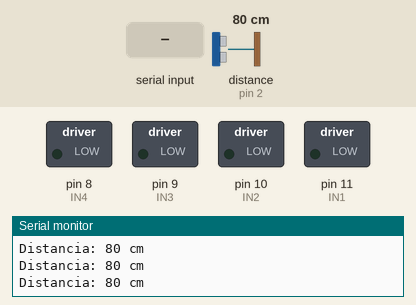
A sketch run on a simulated Arduino Uno, built with avr-gcc and run on an emulated ATmega328P. On the bench: switched loads named in the sketch (green lamp = pin HIGH), the last lines printed to the serial monitor. Wiring (inferred from the names in the program): ultrasonic range finder: trigger pin 3; echo pin 2. The inputs (shaded band) are chosen by the test bench; at power-on: distance to the obstacle (sensor on pin 2) 80 cm. The echo pulse lasts 58.3 µs per cm; pins used as bus, display or sensor lines are not drawn.

Above: at 1.2 s.
1.3 s: "I\n" received over the second serial link
At 2.5 s:
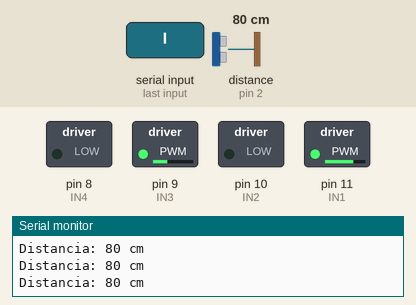
2.8 s: "H\n" received over the second serial link
At 3.7 s:
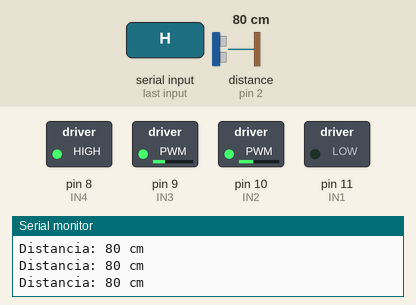
4.3 s: "J\n" received over the second serial link
At 4.8 s:
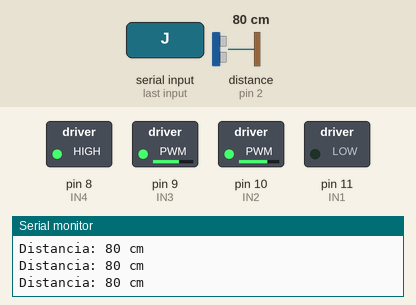
5.8 s: "90,45\n" received over the second serial link
At 7.0 s:
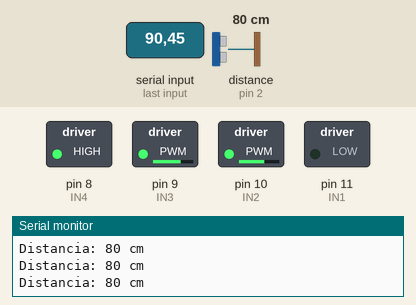
7.3 s: "F90\n" received over the second serial link
At 8.5 s:
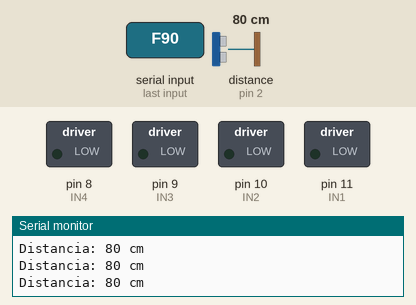
8.8 s: "B90\n" received over the second serial link
Timing chart, 0 to 11.3 s (numbered marks = the images above; inputs shaded):
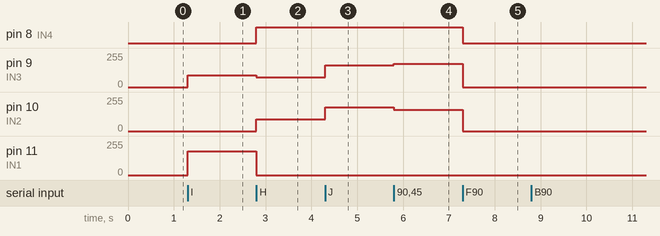

Measured:
- after the input at 1.3 s, pin 9 (IN3): 0/255 → 90/255 at once; pin 11 (IN1): 0/255 → 180/255 at once
- after the input at 2.8 s, pin 8 (IN4): LOW → HIGH at once; pin 9 (IN3): 90/255 → 75/255 at once; pin 10 (IN2): 0/255 → 90/255 at once; pin 11 (IN1): 180/255 → 0/255 at once
- after the input at 4.3 s, pin 9 (IN3): 75/255 → 165/255 at once; pin 10 (IN2): 90/255 → 180/255 at once
- after the input at 5.8 s, pin 9 (IN3): 165/255 → 175/255 at once; pin 10 (IN2): 180/255 → 160/255 at once
- after the input at 7.3 s, pin 8 (IN4): HIGH → LOW at once; pin 9 (IN3): 175/255 → 0/255 at once; pin 10 (IN2): 160/255 → 0/255 at once

The sketch:

carrinho_bluetooth.ino
```cpp
#include <SoftwareSerial.h>

// ================== PINOS ==================

// Bluetooth HC-05: SoftwareSerial(RX do Arduino, TX do Arduino)
// Pino 7 <- TXD do modulo | Pino 6 -> RXD do modulo (com divisor de tensao)
SoftwareSerial bluetooth(7, 6);

// Driver L298N (jumpers de ENA e ENB COLOCADOS)
const int IN1 = 11; // Motor A (esquerdo) - PWM
const int IN2 = 10; // Motor A (esquerdo) - PWM
const int IN3 = 9;  // Motor B (direito)  - PWM
const int IN4 = 8;  // Motor B (direito)  - sem PWM

// Sensor ultrassonico HC-SR04
const int TRIG = 3;
const int ECHO = 2;

// ================== AJUSTES ==================

int velocidade = 180;             // 0 a 255
const int DISTANCIA_MINIMA = 20;  // cm. Coloque 0 para desativar a parada automatica

// Velocidades enviadas pelo app (teclas 0 a 9)
const int TABELA_VELOCIDADE[10] = {0, 80, 100, 120, 140, 160, 180, 200, 225, 255};

// ================== ESTADO ==================

char estado = 'S';               // movimento atual
long distancia = -1;             // ultima leitura em cm (-1 = sem eco)
int leiturasPerto = 0;           // leituras seguidas abaixo do limite
unsigned long ultimaLeitura = 0;

// ================== MOTORES ==================

// v de -255 (re) a 255 (frente)
void motorA(int v) {
  if (v > 0) {
    analogWrite(IN1, v);
    digitalWrite(IN2, LOW);
  } else if (v < 0) {
    digitalWrite(IN1, LOW);
    analogWrite(IN2, -v);
  } else {
    digitalWrite(IN1, LOW);
    digitalWrite(IN2, LOW);
  }
}

void motorB(int v) {
  if (v > 0) {
    analogWrite(IN3, v);
    digitalWrite(IN4, LOW);
  } else if (v < 0) {
    // O pino 8 nao tem PWM: deixa ele em HIGH e inverte o PWM do pino 9
    digitalWrite(IN4, HIGH);
    analogWrite(IN3, 255 + v);
  } else {
    digitalWrite(IN3, LOW);
    digitalWrite(IN4, LOW);
  }
}

void mover(char direcao) {
  int v = velocidade;
  int meia = velocidade / 2;

  switch (direcao) {
    case 'F': motorA(v);     motorB(v);     break; // frente
    case 'B': motorA(-v);    motorB(-v);    break; // re
    case 'L': motorA(-v);    motorB(v);     break; // gira para a esquerda
    case 'R': motorA(v);     motorB(-v);    break; // gira para a direita
    case 'G': motorA(meia);  motorB(v);     break; // frente-esquerda
    case 'I': motorA(v);     motorB(meia);  break; // frente-direita
    case 'H': motorA(-meia); motorB(-v);    break; // re-esquerda
    case 'J': motorA(-v);    motorB(-meia); break; // re-direita
    default:
      direcao = 'S';
      motorA(0);
      motorB(0);
      break;
  }
  estado = direcao;
}

bool indoParaFrente() {
  return estado == 'F' || estado == 'G' || estado == 'I';
}

bool obstaculoNaFrente() {
  // Exige 2 leituras seguidas para evitar paradas falsas
  return DISTANCIA_MINIMA > 0 && leiturasPerto >= 2;
}

// ================== SENSOR ==================

long lerDistanciaCm() {
  digitalWrite(TRIG, LOW);
  delayMicroseconds(2);
  digitalWrite(TRIG, HIGH);
  delayMicroseconds(10);
  digitalWrite(TRIG, LOW);

  long duracao = pulseIn(ECHO, HIGH, 25000); // espera no maximo ~4 m
  if (duracao == 0) return -1;               // sem eco: nada a frente
  return duracao / 58;                       // microssegundos -> cm
}

// ================== SETUP ==================

void setup() {
  pinMode(IN1, OUTPUT);
  pinMode(IN2, OUTPUT);
  pinMode(IN3, OUTPUT);
  pinMode(IN4, OUTPUT);
  pinMode(TRIG, OUTPUT);
  pinMode(ECHO, INPUT);

  Serial.begin(9600);
  bluetooth.begin(9600);

  mover('S');

  Serial.println("Robo Bluetooth pronto!");
  bluetooth.println("Robo pronto!");
}

// ================== LOOP ==================

void loop() {
  // 1) Comandos recebidos pelo Bluetooth
  if (bluetooth.available()) {
    char comando = toupper(bluetooth.read());

    if (comando != '\n' && comando != '\r') {
      Serial.print("Comando: ");
      Serial.println(comando);

      if (comando >= '0' && comando <= '9') {
        velocidade = TABELA_VELOCIDADE[comando - '0'];
        mover(estado); // mantem a direcao com a nova velocidade
      } else {
        switch (comando) {
          case 'F':
          case 'G':
          case 'I':
            // So avanca se nao houver obstaculo perto
            if (obstaculoNaFrente()) {
              mover('S');
            } else {
              mover(comando);
            }
            break;

          case 'B':
          case 'L':
          case 'R':
          case 'H':
          case 'J':
            mover(comando);
            break;

          case 'S':
          case 'D':
            mover('S');
            break;

          case 'Q': // velocidade maxima no app
            velocidade = 255;
            mover(estado);
            break;

          default:
            // Luzes, buzina etc.: ignora sem responder
            break;
        }
      }
    }
  }

  // 2) Leitura do sensor a cada 100 ms
  if (millis() - ultimaLeitura >= 100) {
    ultimaLeitura = millis();
    distancia = lerDistanciaCm();

    if (distancia > 0 && distancia < DISTANCIA_MINIMA) {
      if (leiturasPerto < 10) leiturasPerto++;
    } else {
      leiturasPerto = 0;
    }

    // Para sozinho se estiver indo para a frente e houver obstaculo
    if (indoParaFrente() && obstaculoNaFrente()) {
      mover('S');
      Serial.println("Obstaculo! Parado.");
      bluetooth.println("Obstaculo!");
    }

    Serial.print("Distancia: ");
    Serial.print(distancia);
    Serial.println(" cm");
  }
}
```
